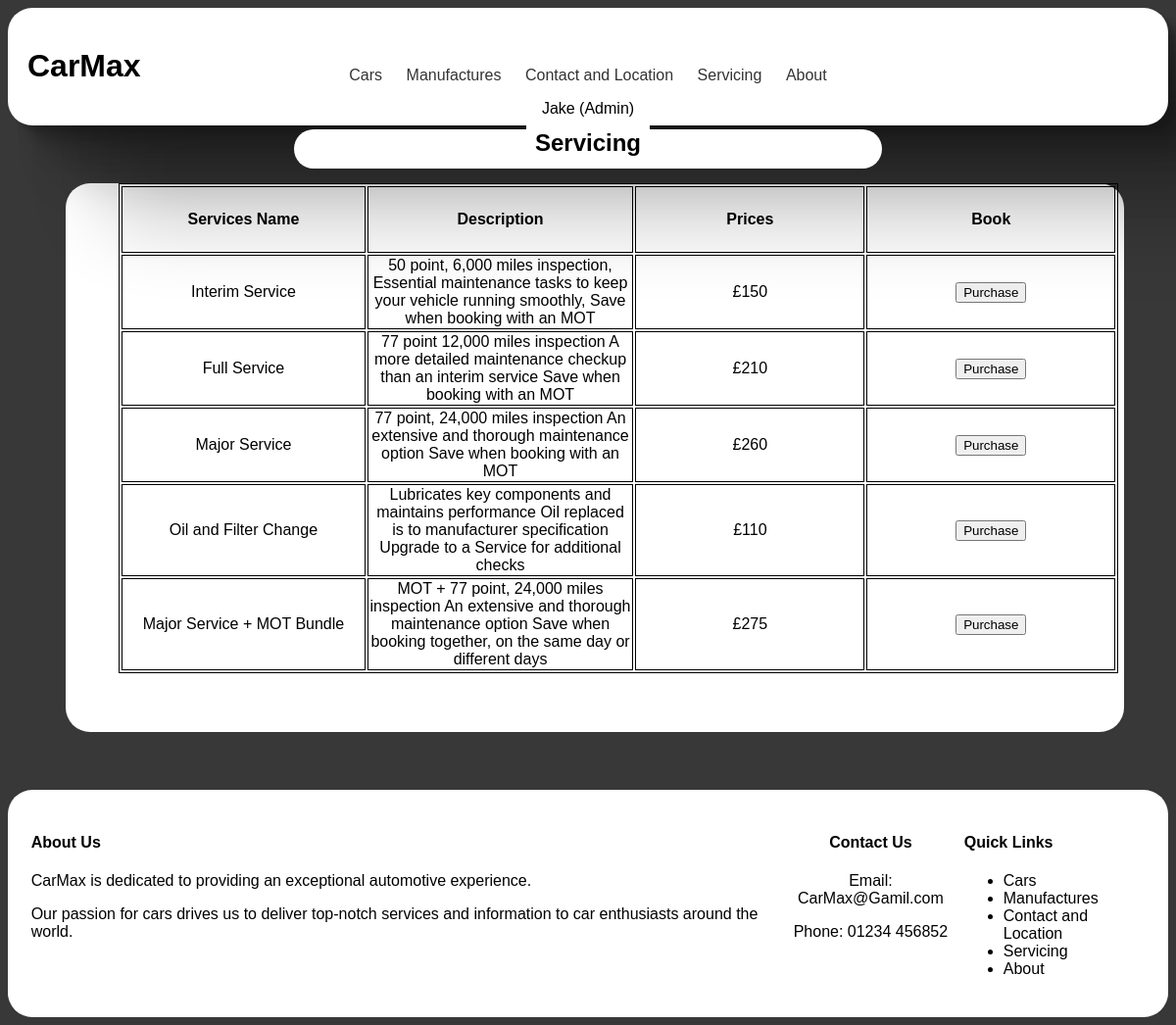
/Servicing.php (signed in), run on the app's committed database.
### tables this page shows
CREATE TABLE `services` (
  `ServicesID` int(11) NOT NULL,
  `Services` text NOT NULL,
  `Decription` text NOT NULL,
  `Prices` int(255) NOT NULL
);

### Servicing.php (the view, shortened to what this page needs)
<?php
    include('PHP/connection.php');
?>
<!DOCTYPE html>
<html lang="en">
<head>
    <link rel="stylesheet" type="text/css" href="CSS/Servicing.css">
    <link rel="stylesheet" type="text/css" href="CSS/DropDown.css">
</head>
<body>
    <div class="parent">
        <div class="Header">
            <h1><a href="CarMax_Homepage.php">CarMax</a></h1>
            <nav>
                <ul>
                    <li><a href="Cars.php">Cars</a></li>
                    <li><a href="Manufactures.php">Manufactures</a></li>
                    <li><a href="Contact and Location.php">Contact and Location</a></li>
                    <li><a href="Servicing.php">Servicing</a></li>
                    <li><a href="About.php">About</a></li>
                </ul>
                <?php include 'PHP/DropDown_Content.php'; ?>
                <div class="Title">
                    <h1>Servicing</h1>
                </div>
            </nav>
        </div>
    </div>
    <div class="MainBody">
        <div class="Services">
            <table>
                <thead>
                    <tr>
                        <th class="text-center">Services Name</th>
                        <th class="text-center">Description</th>
                        <th class="text-center">Prices</th>
                        <th class="text-center">Book</th>
                    </tr>
                </thead>
                    <?php
                        $sql = "SELECT * FROM services, users_infroamtion";
                        $result = $conn->query($sql);
                        if ($result->num_rows > 0) {
                            while ($row = $result->fetch_assoc()) {
                    ?>
                    <tr>
                        <td><?= $row['Services']; ?></td>
                        <td><?= $row['Decription']; ?></td>
                        <td>£<?= $row['Prices']; ?></td>
                        <td>
                            <button type="button" class="purchase" onclick="openPopup()">Purchase</button>
                        </td>
                    </tr>
                    <?php
                            }
                        }
                    ?>
            </table>
        </div>
    </div>
    <?php
        include "PHP/Footer.php";
    ?>
</body>
</html>

### CSS/Servicing.css (style rules this page uses)
body { background-color: #383838; font-family:'Gill Sans', 'Gill Sans MT', Calibri, 'Trebuchet MS', sans-serif; text-decoration: none; }
.parent { display: grid; grid-template-columns: repeat(1, 1fr); grid-template-rows: repeat(1, 1fr); grid-column-gap: 0px; grid-row-gap: 0px; }
.Title { background-color: white; transform: translate(0%,-60%); width: 50vw; height: 5vh; border-radius: 25px; text-align: center; z-index: 0; }
.Header { grid-area: 1 / 1 / 2 / 4; background-color: white; text-align: left; padding: 20px; position: relative; border-radius: 25px; box-shadow: 6px 6px 3.2px rgba(0, 0, 0, 0.106), 14.6px 14.6px 9.3px rgba(0, 0, 0, 0.137), 28.6px 28.6px 20.8px rgba(0, 0, 0, 0.156), 53.1px 53.1px 44.5px rgba(0, 0, 0, 0.176), 100px 100px 80px rgba(0, 0, 0, 0.2); }
a { color: inherit; text-decoration: none; }
nav { text-align: center; position: absolute; top: 50%; left: 50%; transform: translateX(-50%); }
nav ul { list-style: none; padding: 0; display: inline; }
nav li { display: inline; margin: 0 10px; }
nav a { text-decoration: none; color: #333; }
body { background-color: #383838; }
.MainBody { background: white; width: 90vw; height: 70vh; margin: 5%; border-radius: 25px; }
.Services { text-align: center; margin: 5%; }
table, th, td { height: 8vh; width: 85vw; text-align: center; border:1px solid black; }

### data on the page
services: Services "Interim Service", Decription "50 point, 6,000 miles inspection, Essential maintenance tasks to keep your vehicle running smoothly, Save when booking with an MOT", Prices "150"
services: Services "Full Service", Decription "77 point 12,000 miles inspection A more detailed maintenance checkup than an interim service Save when booking with an MOT", Prices "210"
services: Services "Major Service", Decription "77 point, 24,000 miles inspection An extensive and thorough maintenance option Save when booking with an MOT", Prices "260"
services: Services "Oil and Filter Change", Decription "Lubricates key components and maintains performance Oil replaced is to manufacturer specification Upgrade to a Service for additional checks", Prices "110"
services: Services "Major Service + MOT Bundle", Decription "MOT + 77 point, 24,000 miles inspection An extensive and thorough maintenance option Save when booking together, on the same day or different days", Prices "275"

### other printed values
$displayName "Jake (Admin)"
